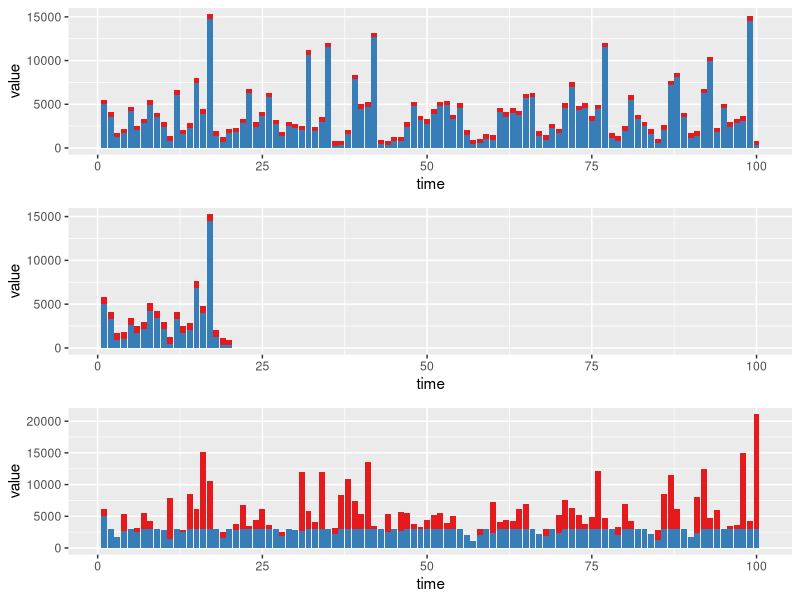
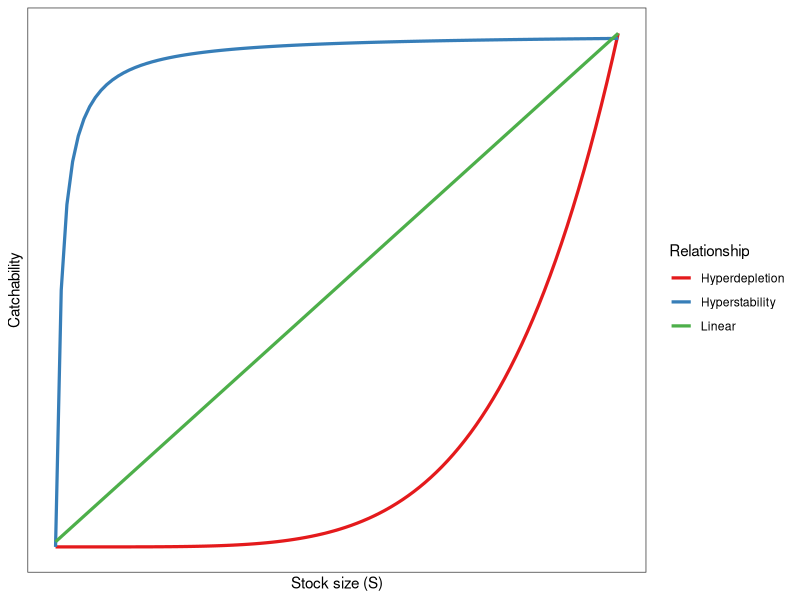

The R script that drew these images, in order:
## ---- chunk 1
suppressPackageStartupMessages({
  library(cowplot)
  library(tidyverse)
})
## ---- chunk 2
alpha <- 1.4
beta <- 5000
sigma <- 0.6
h <- 20

set.seed(43)
rnd <- rnorm(100, 0, 1)

x0 <- 5000

# Low Q
x <- vector()
x_rnd <- vector()
catches <- vector()
S <- vector()
R <- vector()
x[1] <- x0
q <- 500

for(i in 1:100){
  R[i] <- x[i] * exp(alpha * (1-(x[i]/beta)))
  x_rnd[i] <- R[i] * exp(sigma * rnd[i] - sigma^2/2)
  catches[i] <- min(q, x_rnd[i])
  x[i+1] <- x_rnd[i] - catches[i]
}

lq <- tibble(time = 1:100,
       x = x[1:100],
       catches = catches) %>% 
  gather(variable, value, -time) %>% 
  ggplot(aes(x = time, y = value, fill = variable)) +
  geom_col() +
  scale_fill_brewer(palette = "Set1") +
  theme(legend.position = "None")

# High Q
x <- vector()
x_rnd <- vector()
catches <- vector()
S <- vector()
R <- vector()
x[1] <- x0
q <- 800

for(i in 1:100){
  R[i] <- x[i] * exp(alpha * (1-(x[i]/beta)))
  x_rnd[i] <- R[i] * exp(sigma * rnd[i] - sigma^2/2)
  catches[i] <- min(q, x_rnd[i])
  x[i+1] <- x_rnd[i] - catches[i]
}

hq <- tibble(time = 1:100,
       x = x[1:100],
       catches = catches) %>% 
  gather(variable, value, -time) %>% 
  ggplot(aes(x = time, y = value, fill = variable)) +
  geom_col() +
  scale_fill_brewer(palette = "Set1") +
  theme(legend.position = "None")


# Constant S

x <- vector()
x_rnd <- vector()
catches <- vector()
S <- vector()
R <- vector()
x[1] <- x0
escapement <- 3000

for(i in 1:100){
  R[i] <- x[i] * exp(alpha * (1-(x[i]/beta)))
  x_rnd[i] <- R[i] * exp(sigma * rnd[i] - sigma^2/2)
  S <- min(x_rnd[i], escapement)
  catches[i] <- x_rnd[i] - S
  x[i+1] <- x_rnd[i] - catches[i]
}

s <- tibble(time = 1:100,
       x = x[1:100],
       catches = catches) %>% 
  gather(variable, value, -time) %>% 
  ggplot(aes(x = time, y = value, fill = variable)) +
  geom_col() +
  scale_fill_brewer(palette = "Set1") +
  theme(legend.position = "None")

cowplot::plot_grid(lq, hq, s, ncol = 1)

## ---- chunk 3
tibble(x = 1:100) %>% 
  mutate(Hyperdepletion = x ^ 5 / 1e8,
         Hyperstability = 100 - (100/x),
         Linear = x) %>% 
  gather(variable, value, -x) %>% 
  ggplot(aes(x, value, group = variable, color = variable)) +
  geom_line(size = 1.1) +
  scale_color_brewer(palette = "Set1") +
  theme_bw() +
  ylab("Catchability") +
  xlab("Stock size (S)") +
  scale_x_continuous(breaks = NULL) +
  scale_y_continuous(breaks = NULL) +
  guides(color = guide_legend(title = "Relationship"))
